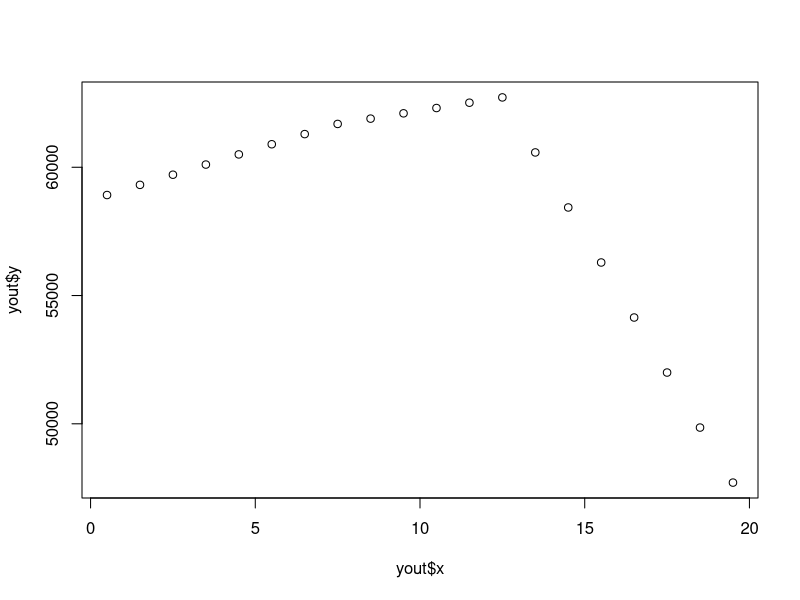

The R source for this figure:
# Linear interpolation on 5 year groups 0-4, 5-9, 10-14, 15-19
# to get numbers at single years of age 0, 1, ..., 19

# Develop code to interpolate to single years of age (linear) and
# calculate numbers in school age groups 3-5, 6-13, snf 14-17. The
# approx() function does all the work of interpolation, but it 
# doesn't extrapolate
x <- 5 * 1:4 - 2.5
y <- c(298548, 308445, 313615, 259991) / 5
xout <- 1:20 - 0.5
yout <- approx(x, y, xout)
# approx() doesn't extrapolate to the end points, so we need to write
# code to do this
changeleft <- yout$y[4] - yout$y[3]  # rate of change moving toward age 0.5 from age 2.5
yout$y[1:2] <- yout$y[3] - 2:1 * changeleft
n <- length(yout$y)
changeright <- yout$y[n - 3] - yout$y[n - 4]  # rate of change moving toward age 19.5 from age 17.5
yout$y[(n - 1): n] <- yout$y[n - 2] + 1:2 * changeright
plot(yout$x, yout$y)
sch.age <- c(sum(yout$y[1 + 3:5]), sum(yout$y[1 + 6:13]), sum(yout$y[1 + 14:17]))
names(sch.age) <- c("Age 3-5", "Age 6-13", "Age 14-17")

# Now use this code to define a function to calculate the school age numbers;
# write it to accept a 5 year age group distribution of any length > 4
interpolate.school.ages <- function(ad5.in) {
  # ad5.in = numbers of persons in 0-4, 5-9, . . . age groups to at least age 15-19
  y <- ad5.in[1:4]
  x <- 5 * 1:4 - 2.5
  xout <- 1:20 - 0.5
  yout <- approx(x, y, xout)
  changeleft <- yout$y[4] - yout$y[3]
  yout$y[1:2] <- yout$y[3] - 2:1 * changeleft
  n <- length(yout$y)
  changeright <- yout$y[n - 3] - yout$y[n - 4]
  yout$y[(n - 1): n] <- yout$y[n - 2] + 1:2 * changeright
  plot(yout$x, yout$y)
  sch.age <- c(sum(yout$y[1 + 3:5]), sum(yout$y[1 + 6:13]), sum(yout$y[1 + 14:17]))
  names(sch.age) <- c("Age 3-5", "Age 6-13", "Age 14-17")
  return(sch.age)
}
